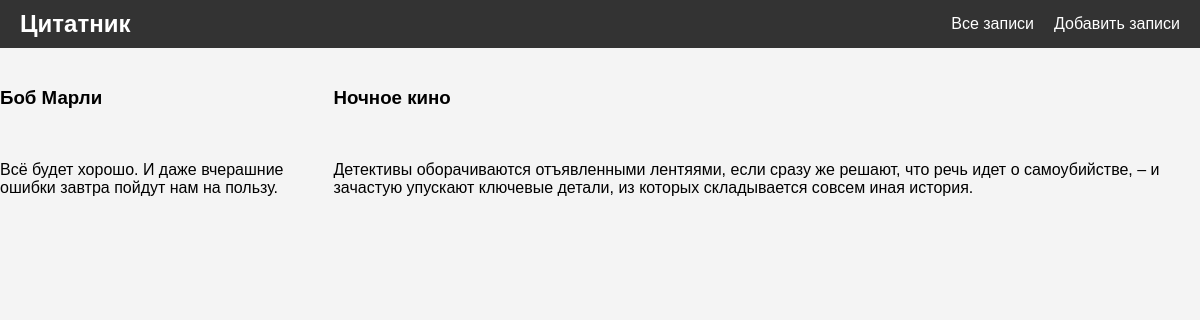
/notes, run on an earlier commit of the app's database.
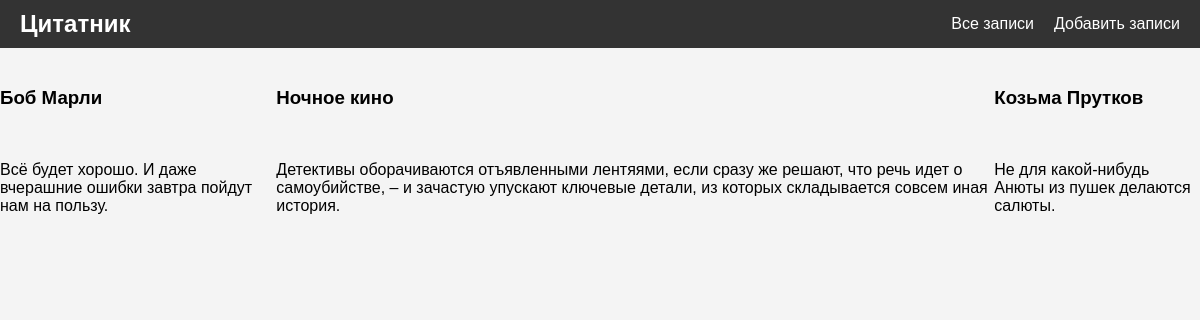
And on a later commit of the database.
### core/models.py (models this page shows)
class Note(models.Model):
    class Meta:
        verbose_name = 'Заметка'
        verbose_name_plural = 'Заметки'
    title = models.CharField( max_length=255 )
    text = models.TextField( )
    created_date = models.DateTimeField( auto_now_add=True )
    category = models.ForeignKey(NoteCategory, blank=True, null=True,on_delete=models.SET_NULL,related_name='category_notes' )

### core/views.py (the view)
# urls.py: path( 'notes', notes, name='notes' ),
def notes(request):
    notes = Note.objects.all()
    return render(request, 'notes.html', {'notes':notes})

### templates/notes.html
{% extends 'base.html' %}
{% block content %}
    {% for note in notes %}
    <div>
        <h3>{{note.title}}</h3><br>
        <p>{{note.text}}</p>
    </div>
    {% endfor %}
{% endblock %}

### templates/base.html (shortened to what this page needs)
<!DOCTYPE html>
<html lang="ru">
<head>
</head>
<body>
    <header>
        <div class="header-container">
            <div class="header-logo"><a href="{% url 'main' %}" style="color: #ffff;text-decoration: none;">Цитатник</a></div>
            <ul class="nav-menu">
                <li><a href="{% url 'notes' %}">Все записи</a></li>
                <li><a href="{% url 'note_add' %}">Добавить записи</a></li>
            </ul>
        </div>
    </header>
    <div class="container">
        {% block content %}
        {% endblock %}
    </div>
</body>
</html>

### templates/base.html (style rules this page uses)
body { font-family: Arial, sans-serif; margin: 0; padding: 0; background-color: #f4f4f4; }
header { background-color: #333; color: #fff; padding: 10px 0; }
.header-container { display: flex; justify-content: space-between; align-items: center; max-width: 1200px; margin: 0 auto; padding: 0 20px; }
.header-logo { font-size: 1.5em; font-weight: bold; }
.nav-menu { list-style-type: none; margin: 0; padding: 0; display: flex; }
.nav-menu li { margin-left: 20px; }
.nav-menu li a { color: #fff; text-decoration: none; font-size: 1em; }
.container { display: flex; margin: 20px; max-width: 1200px; margin: 20px auto; }
ul { list-style-type: none; padding: 0; }
ul li { padding: 5px 0; }
ul li a { text-decoration: none; color: #333; }

What changed in the data, as far as the page shows it:
added Note: title "Козьма Прутков", text "Не для какой-нибудь Анюты из пушек делаются салюты."
